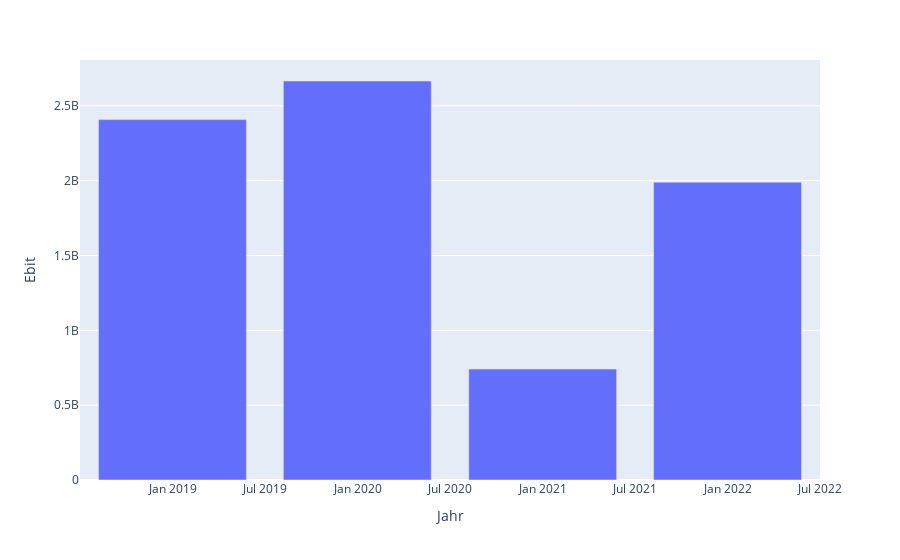

Notebook cell for this chart:
### Code cell
import plotly.express as px

fig_ebit = px.bar(get_ebit(company_dict[value]), y='Ebit',labels={'index':'Jahr'})
fig_ebit.show()

### Figure 1 — Plotly figure (JSON) as saved in the notebook; plotly's stock layout.template omitted (floating-point values rounded to 4 significant figures)
{"data": [{"alignmentgroup": "True", "hovertemplate": "Jahr=%{x}<br>Ebit=%{y}<extra></extra>", "legendgroup": "", "marker": {"color": "#636efa", "pattern": {"shape": ""}}, "name": "", "offsetgroup": "", "orientation": "v", "showlegend": false, "textposition": "auto", "type": "bar", "x": ["2021-12-31 00:00:00", "2019-12-31 00:00:00", "2020-12-31 00:00:00", "2018-12-31 00:00:00"], "xaxis": "x", "y": [1990000000, 2666000000, 741000000, 2408000000], "yaxis": "y"}], "layout": {"barmode": "relative", "legend": {"tracegroupgap": 0}, "margin": {"t": 60}, "xaxis": {"anchor": "y", "domain": [0, 1], "title": {"text": "Jahr"}}, "yaxis": {"anchor": "x", "domain": [0, 1], "title": {"text": "Ebit"}}}}
